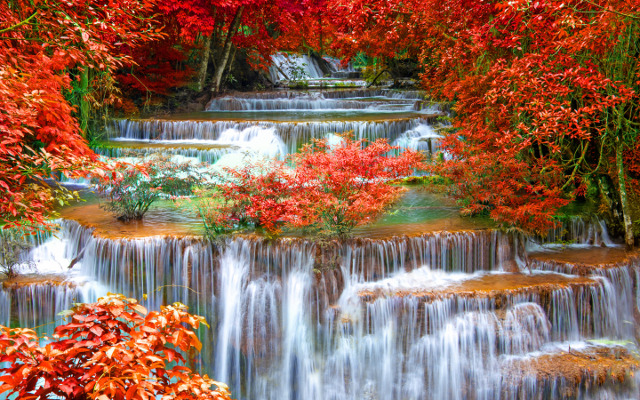
#> input picture lab3/img.jpg, 640 x 400 px, found by its file name
$ python lab3_2.py
#> lines starting #> are read from the running program, lines starting #| are printed output that depends on the picture
import cv2
import numpy as np

img = cv2.imread('/home/user/Documents/92-2/lab3/img.jpg', cv2.IMREAD_GRAYSCALE)
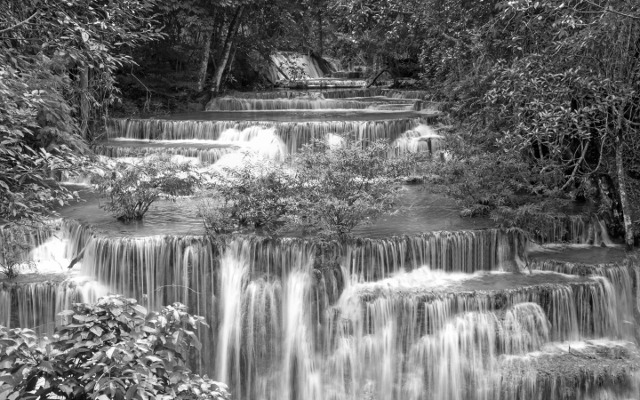
#> img: shape (400, 640); min 0, max 255, mean 112.8
for x in range(img.shape[0]):
    for y in range(img.shape[1]):
        img[x,y] = 255-img[x,y]
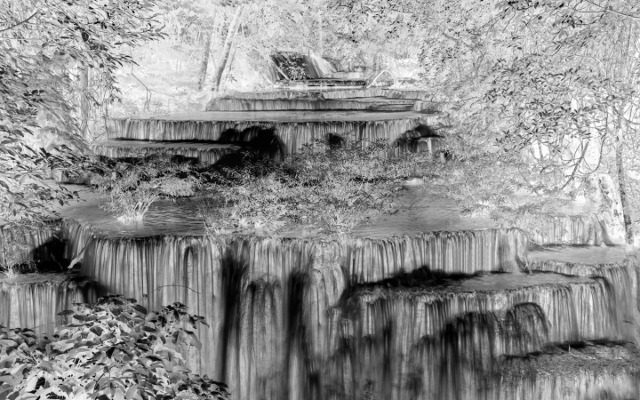
#> img: shape (400, 640); min 0, max 255, mean 142.2
cv2.imshow('NEGATIVE', img)
cv2.waitKey(0)
